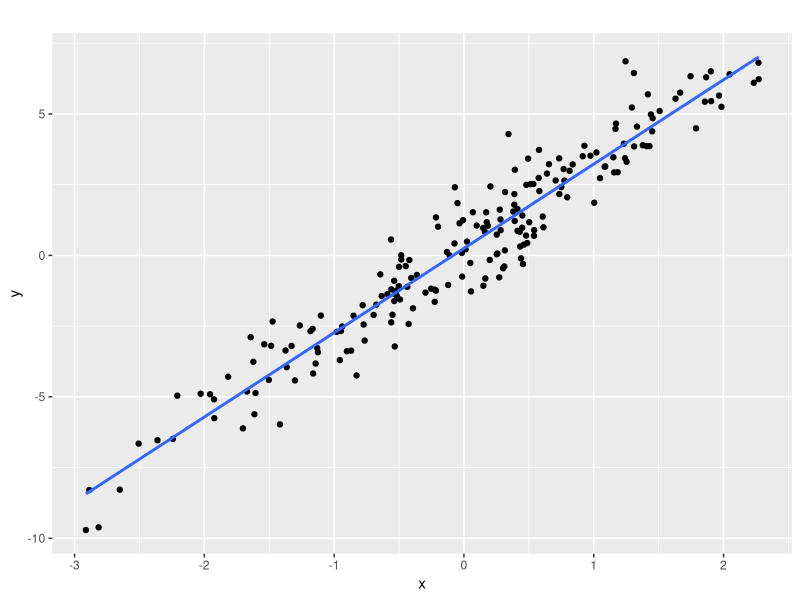
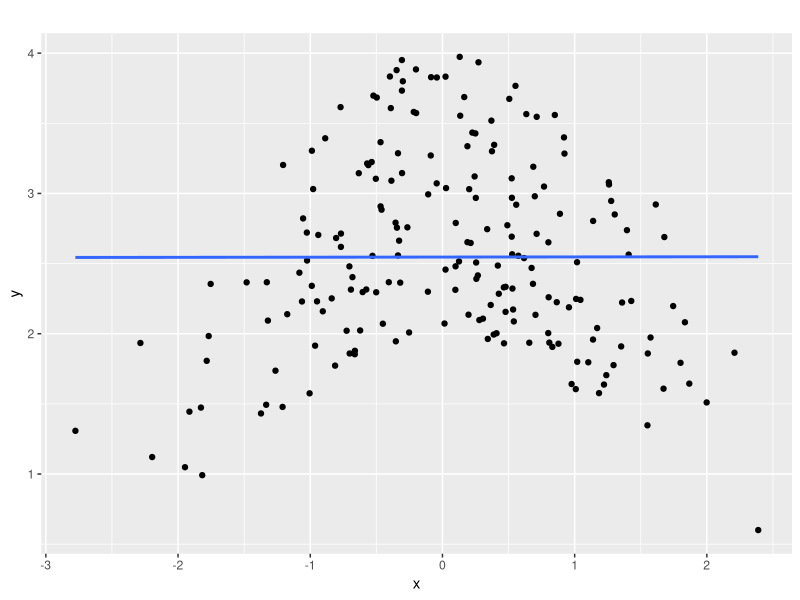
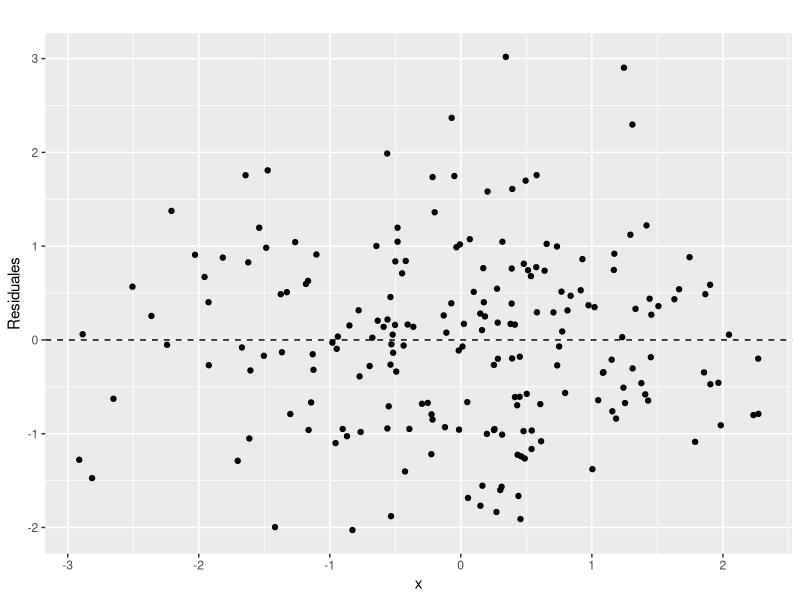
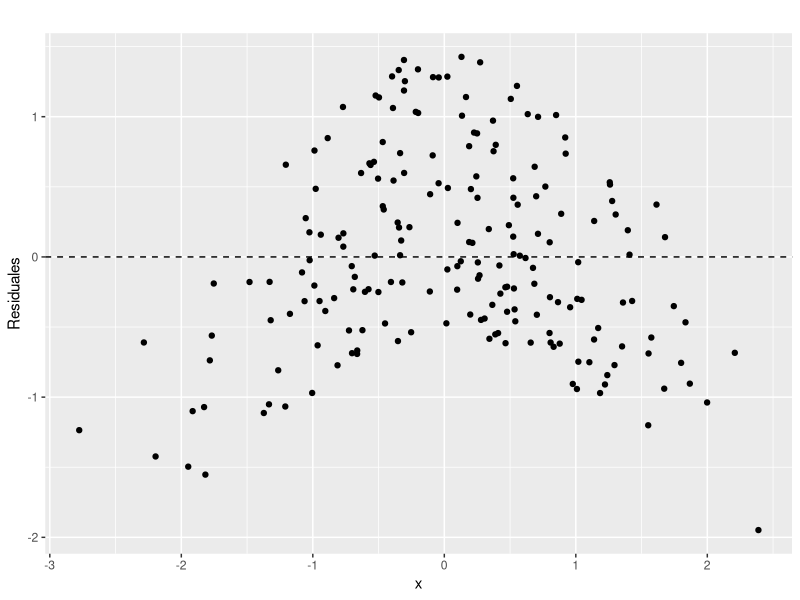

R code for these plots, in order:
## ---- chunk 1
#| echo: false
library(ggplot2)
set.seed(14082001)

# Datos que cumplen con los supuestos del modelo
x1 <- rnorm(200, 0, 1)

y1 <- 0.2 + 3*x1 + rnorm(200, 0, 1)

# Datos que no cumplen con los supuestos del modelo

x2 <- rnorm(200, 0, 1)

y2 <- 2 + cos(x2) + runif(200, -1, 1)

# Modelo de regresión lineal
mod1 <- lm(y1 ~ x1)
mod2 <- lm(y2 ~ x2)

# Residuales
res1 <- residuals(mod1)
res2 <- residuals(mod2)
## ---- chunk 2
#| echo: false
#| warning: false
#| layout-ncol: 2
#| fig-cap: "Datos Simulados."
#| fig-subcap: 
#|  - "Datos que cumplen con los supuestos del modelo"
#|  - "Datos que no cumplen con los supuestos del modelo"
#| label: fig-simulacion

# Scatter plot
ggplot() +
  geom_point(aes(x = x1, y = y1)) +
  geom_smooth(aes(x = x1, y = y1), method = "lm", se = FALSE) +
  ggtitle("") +
  labs(x = "x", y = "y")

ggplot() +
  geom_point(aes(x = x2, y = y2)) +
  geom_smooth(aes(x = x2, y = y2), method = "lm", se = FALSE) +
  ggtitle("") + 
  labs(x = "x", y = "y")
## ---- chunk 3
#| echo: false
#| fig-cap: "Gráficos de los residuales del modelo lineal."
#| fig-subcap:
#|    - "Residuales datos lineales"
#|    - "Residuales datos no lineales"
#| label: fig-residuales
#| layout-ncol: 2
ggplot() +
  geom_point(aes(x = x1, y = res1)) +
  geom_hline(yintercept = 0, linetype = "dashed") +
  ggtitle("") +
  labs(x = "x", y = "Residuales")

ggplot() +
  geom_point(aes(x = x2, y = res2)) +
  geom_hline(yintercept = 0, linetype = "dashed") +
  ggtitle("") +
  labs(x = "x", y = "Residuales")
## ---- chunk 4
#| echo: false
#| label: tbl-fitraw
#| tbl-cap: "Ajuste del modelo de regresión lineal." 

library(knitr)
library(kableExtra)

# Tabla del ajuste del modelo
data = read.csv("vino_blanco.csv")
mod <- lm(`residual.sugar` ~ density, data = data)

# kable de la tabla para pdf
kable(summary(mod)$coefficients, format = "latex")
## ---- chunk 5
#| echo: false
#| label: tbl-fitclean
#| tbl-cap: "Ajuste del modelo de regresión lineal con datos limpios."
removeOutliers <- function(data, column_name) {
    Q1 <- quantile(data[[column_name]], 0.25)
    Q3 <- quantile(data[[column_name]], 0.75)
    IQR <- Q3 - Q1
    lower_bound <- Q1 - 1.5 * IQR
    upper_bound <- Q3 + 1.5 * IQR
    return(data[data[[column_name]] >= lower_bound & data[[column_name]] <= upper_bound, ])
}

data_clean <- removeOutliers(data, "density")
data_clean <- removeOutliers(data_clean, "residual.sugar")

model_clean <- lm(residual.sugar ~ density, data = data_clean)

kable(summary(model_clean)$coefficients, format = "latex")
